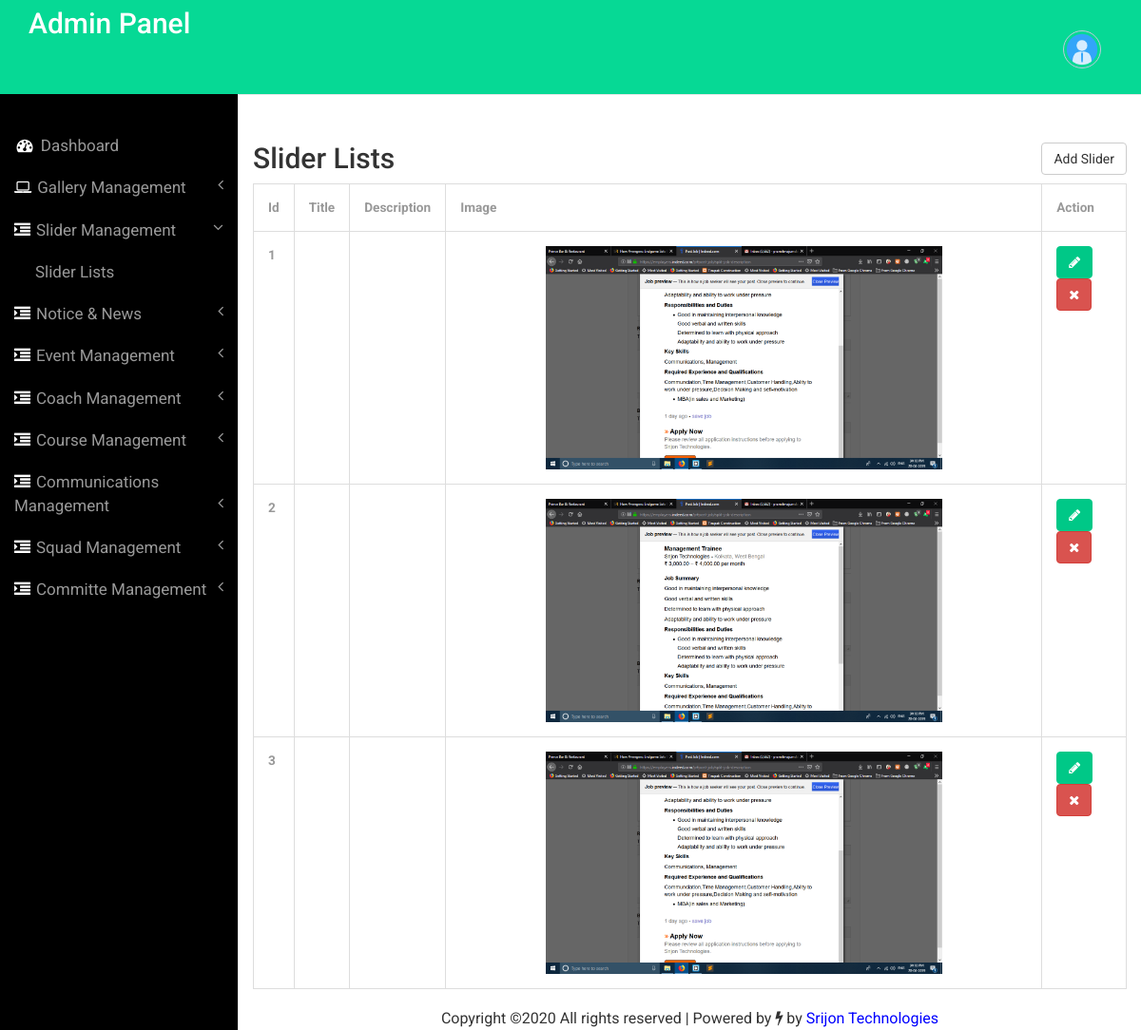
The app's page /admin/sliderlist.php (signed in), older data.
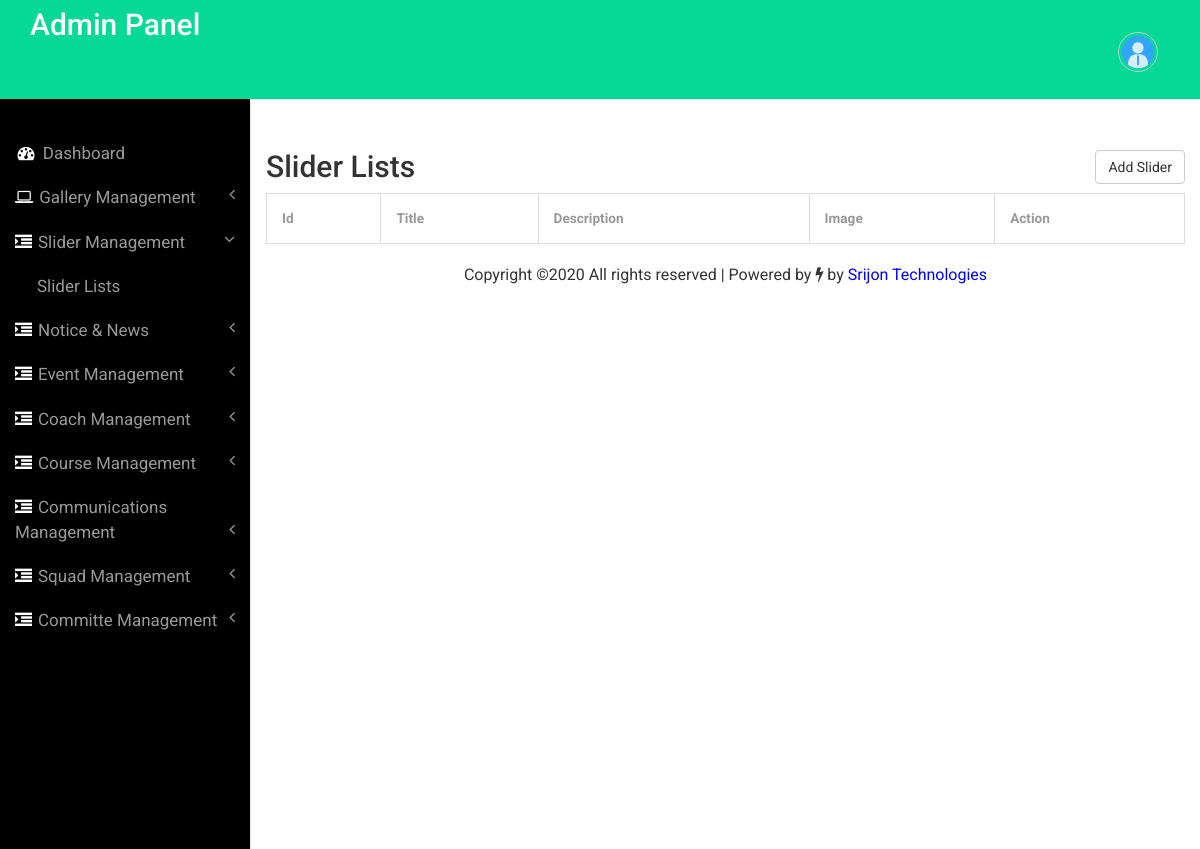
The same page, newer data.
### tables this page shows
CREATE TABLE `tbl_slider` (
  `Id` int(10) NOT NULL,
  `simage` varchar(255) NOT NULL
);

### admin/sliderlist.php (the view, shortened to what this page needs)
<?php
include('includes/config.php');
if(strlen($_SESSION['alogin'])==0)
	{
header('location:dashoard.php');
}
else{
	?>
<!DOCTYPE HTML>
<html>
<head>
  <link href="css/bootstrap.min.css" rel='stylesheet' type='text/css' />
  <link href="css/style.css" rel='stylesheet' type='text/css' />
  <link href="css/font-awesome.css" rel="stylesheet">
</head>
<body>
  <div id="wrapper">
    <nav class="top1 navbar navbar-default navbar-static-top" role="navigation" style="margin-bottom: 0">
      <?php include('includes/sidebar.php'); ?>
    </nav>
    <div id="page-wrapper">
      <div class="container">
        <div class="margin">
          <div class="row">
            <div class="col-md-6">
              <h2>Slider Lists</h2>
            </div>
            <div class="col-md-6"><a href="addslider.php"><button type="submit" class="btn btn-default">Add
                  Slider</button></a></div>
          </div>
        </div>
        <table class="table table-bordered">
          <thead>
            <tr>
              <th>Id</th>
              <th>Title</th>
              <th>Description</th>
              <th>Image</th>
              <th>Action</th>
            </tr>
          </thead>
          <tbody>
            <?php $sql = "SELECT * from tbl_slider";
$query = $dbh -> prepare($sql);
$query->execute();
$results=$query->fetchAll(PDO::FETCH_OBJ);
$cnt=1;
if($query->rowCount() > 0)
{
foreach($results as $result)
{				?>
            <tr>
              <td><strong><?php echo $cnt ?></strong></td>
              <td><strong><?php echo $result->text ?></strong></td>
              <td><strong><?php echo htmlspecialchars_decode(stripslashes($result->description)) ?></strong></td>
              <td><center><img src="slider/<?php echo $result->simage ?>" style="width:70%;height:50%;"></center></td>
              <td><a href="updateslider.php?sid=<?php echo $result->Id ?>" class="btn btn-primary"
                  title="" data-toggle="tooltip" data-original-title="Edit"><i class="fa fa-pencil"></i></a>&nbsp;<a
                  href="sliderlist.php?sid=<?php echo $result->Id ?>" id="4"
                  class="btn btn-danger delete-btn" title="Delete"
                  onclick="return confirm('Do you really want to delete')" data-toggle="tooltip"><i
                    class="fa fa-times"></i></a>&nbsp;</td>
            </tr>
            <?php $cnt=$cnt+1;} }?>
          </tbody>
        </table>
      </div>
      <?php include('includes/copyright.php') ?>
    </div>
  </div>
  <link href="css/custom.css" rel="stylesheet">
</body>
</html>
<?php } ?>

Row changes from the older to the newer data that the page shows:
removed tbl_slider: simage (picture)
removed tbl_slider: simage (picture)
removed tbl_slider: simage (picture)
